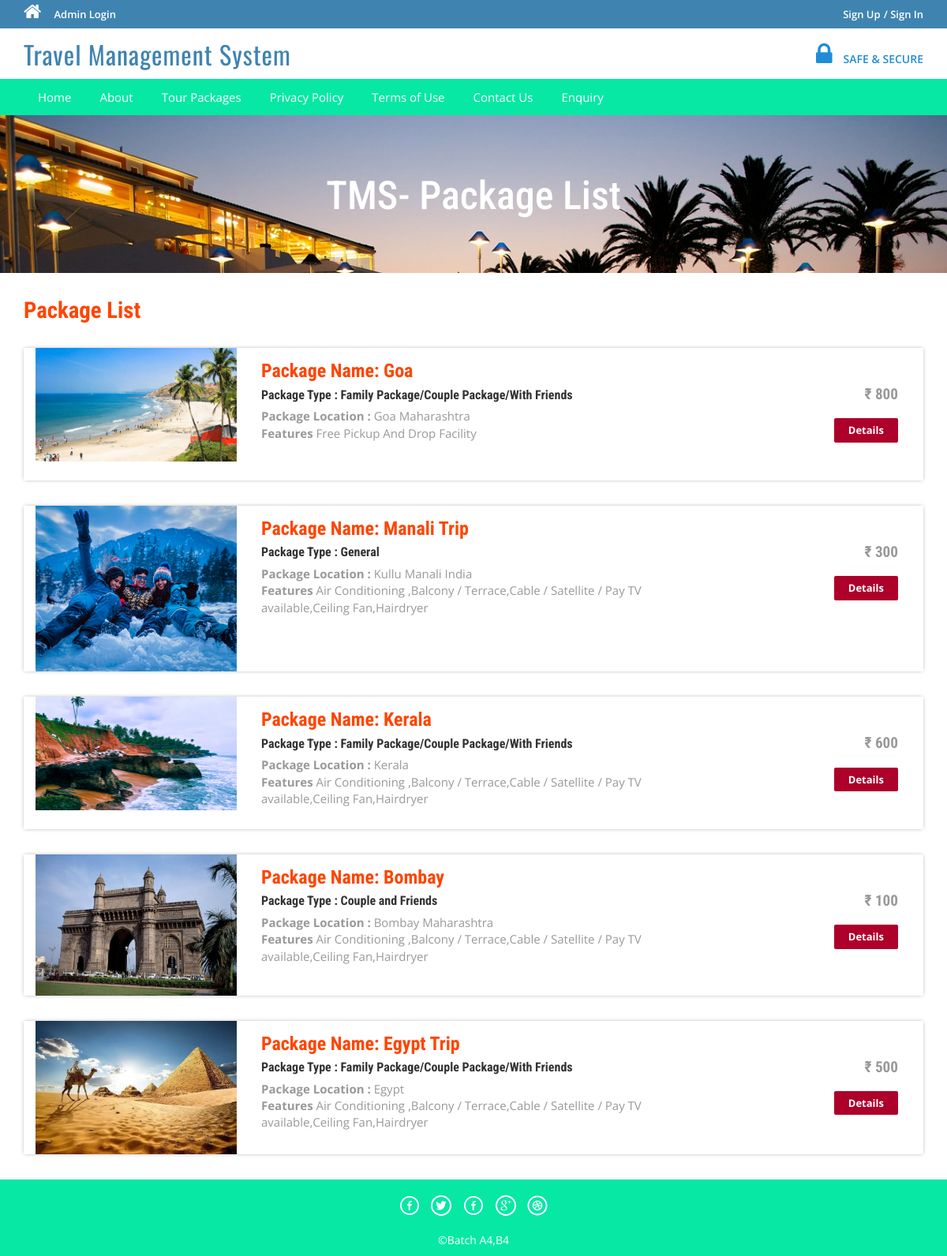
The app's page /package-list.php with its own data.
### tables this page shows
CREATE TABLE `tbltourpackages` (
  `PackageId` int(11) NOT NULL,
  `PackageName` varchar(200) NOT NULL,
  `PackageType` varchar(150) NOT NULL,
  `PackageLocation` varchar(100) NOT NULL,
  `PackagePrice` int(11) NOT NULL,
  `PackageFetures` varchar(255) NOT NULL,
  `PackageDetails` mediumtext NOT NULL,
  `PackageImage` varchar(100) NOT NULL,
  `Creationdate` timestamp NOT NULL DEFAULT current_timestamp(),
  `UpdationDate` timestamp NULL DEFAULT '0000-00-00 00:00:00' ON UPDATE current_timestamp()
);

### package-list.php (the view, shortened to what this page needs)
<?php
include('includes/config.php');
?>
<!DOCTYPE HTML>
<html>
<head>
<link href="css/bootstrap.css" rel='stylesheet' type='text/css' />
<link href="css/style.css" rel='stylesheet' type='text/css' />
<link href="css/font-awesome.css" rel="stylesheet">
<link href="css/animate.css" rel="stylesheet" type="text/css" media="all">
</head>
<body>
<?php include('includes/header.php');?>
<div class="banner-3">
	<div class="container">
		<h1 class="wow zoomIn animated animated" data-wow-delay=".5s" style="visibility: visible; animation-delay: 0.5s; animation-name: zoomIn;"> TMS- Package List</h1>
	</div>
</div>
<div class="rooms">
	<div class="container">
		<div class="room-bottom">
			<h3>Package List</h3>
<?php $sql = "SELECT * from tbltourpackages";
$query = $dbh->prepare($sql);
$query->execute();
$results=$query->fetchAll(PDO::FETCH_OBJ);
if($query->rowCount() > 0)
{
foreach($results as $result)
{	?>
			<div class="rom-btm">
				<div class="col-md-3 room-left wow fadeInLeft animated" data-wow-delay=".5s">
					<img src="admin/pacakgeimages/<?php echo htmlentities($result->PackageImage);?>" class="img-responsive" alt="">
				</div>
				<div class="col-md-6 room-midle wow fadeInUp animated" data-wow-delay=".5s">
					<h4>Package Name: <?php echo htmlentities($result->PackageName);?></h4>
					<h6>Package Type : <?php echo htmlentities($result->PackageType);?></h6>
					<p><b>Package Location :</b> <?php echo htmlentities($result->PackageLocation);?></p>
					<p><b>Features</b> <?php echo htmlentities($result->PackageFetures);?></p>
				</div>
				<div class="col-md-3 room-right wow fadeInRight animated" data-wow-delay=".5s">
					<h5>₹ <?php echo htmlentities($result->PackagePrice);?></h5>
					<a href="package-details.php?pkgid=<?php echo htmlentities($result->PackageId);?>" class="view">Details</a>
				</div>
				<div class="clearfix"></div>
			</div>
<?php }} ?>
		</div>
	</div>
</div>
<?php include('includes/footer.php');?>
</body>
</html>

### includes/header.php (shortened to what this page needs)
<?php if($_SESSION['login'])
{?>
<div class="top-header">
	<div class="container">
		<ul class="tp-hd-lft wow fadeInLeft animated" data-wow-delay=".5s">
			<li class="hm"><a href="index.html"><i class="fa fa-home"></i></a></li>
			<li class="prnt"><a href="profile.php">My Profile</a></li>
				<li class="prnt"><a href="change-password.php">Change Password</a></li>
			<li class="prnt"><a href="tour-history.php">My Tour History</a></li>
			<li class="prnt"><a href="issuetickets.php">Issue Tickets</a></li>
		</ul>
		<ul class="tp-hd-rgt wow fadeInRight animated" data-wow-delay=".5s">
			<li class="tol">Welcome :</li>
			<li class="sig"><?php echo htmlentities($_SESSION['login']);?></li>
			<li class="sigi"><a href="logout.php" >/ Logout</a></li>
        </ul>
		<div class="clearfix"></div>
	</div>
</div><?php } else {?>
<div class="top-header">
	<div class="container">
		<ul class="tp-hd-lft wow fadeInLeft animated" data-wow-delay=".5s">
			<li class="hm"><a href="index.php"><i class="fa fa-home"></i></a></li>
				<li class="hm"><a href="admin/index.php">Admin Login</a></li>
		</ul>
		<ul class="tp-hd-rgt wow fadeInRight animated" data-wow-delay=".5s">
			<li class="sig"><a href="#" data-toggle="modal" data-target="#myModal" >Sign Up</a></li>
			<li class="sigi"><a href="#" data-toggle="modal" data-target="#myModal4" >/ Sign In</a></li>
        </ul>
		<div class="clearfix"></div>
	</div>
</div>
<?php }?>
<div class="header">
	<div class="container">
		<div  class="logo wow fadeInDown animated" data-wow-delay=".5s">
			<a  href="index.php">Travel Management System</a>
		</div>
		<div class="lock fadeInDown animated" data-wow-delay=".5s">
			<li><i class="fa fa-lock"></i></li>
            <li><div class="securetxt">SAFE &amp; SECURE </div></li>
		</div>
		<div class="clearfix"></div>
	</div>
</div>
<div class="footer-btm wow fadeInLeft animated" data-wow-delay=".5s">
	<div class="container">
	<div class="navigation">
			<nav class="navbar navbar-default">
				<div class="collapse navbar-collapse nav-wil" id="bs-example-navbar-collapse-1" >
					<nav class="cl-effect-1">
						<ul class="nav navbar-nav">
							<li><a href="index.php">Home</a></li>
							<li><a href="page.php?type=aboutus">About</a></li>
								<li><a href="package-list.php">Tour Packages</a></li>
								<li><a href="page.php?type=privacy">Privacy Policy</a></li>
								<li><a href="page.php?type=terms">Terms of Use</a></li>
								<li><a href="page.php?type=contact">Contact Us</a></li>
								<?php if($_SESSION['login'])
{?>
								<li>Need Help?<a href="#" data-toggle="modal" data-target="#myModal3"> / Write Us </a>  </li>
								<?php } else { ?>
								<li><a href="enquiry.php"> Enquiry </a>  </li>
								<?php } ?>
								<div class="clearfix"></div>
						</ul>
					</nav>
				</div>
			</nav>
		</div>
	</div>
</div>

### includes/footer.php
<div class="copy-right">
	<div class="container">
		<div class="footer-social-icons wow fadeInDown animated animated" data-wow-delay=".5s" style="visibility: visible; animation-delay: 0.5s; animation-name: fadeInDown;">
			<ul>
				<li><a class="facebook" href="#"><span>Facebook</span></a></li>
				<li><a class="twitter" href="#"><span>Twitter</span></a></li>
				<li><a class="flickr" href="#"><span>Flickr</span></a></li>
				<li><a class="googleplus" href="http://localhost/tms/index.php"><span>Google+</span></a></li>
				<li><a class="dribbble" href="#"><span>Dribbble</span></a></li>
			</ul>
		</div>
		<p class="wow zoomIn animated animated" data-wow-delay=".5s" style="visibility: visible; animation-delay: 0.5s; animation-name: zoomIn;">©Batch A4,B4 </p>
	</div>
</div>

### css/style.css (style rules this page uses)
html, body { font-size: 100%; background: #fff; font-family: 'Open Sans', sans-serif; }
body a,.grid_1,plan_1,plan_1.one,plan_1.two,i.icon1, i.icon2, i.icon3, i.icon4, i.icon5, i.icon6 { transition:0.5s all; -webkit-transition:0.5s all; -moz-transition:0.5s all; -o-transition:0.5s all; -ms-transition:0.5s all; }
h1,h2,h3,h4,h5,h6 { margin:0; font-family: 'Roboto Condensed', sans-serif; }
p { margin:0; }
ul { margin:0; padding:0; }
.logo a { color: #3F84B1; letter-spacing: 1px; font-size: 2em; font-weight: 400; display: block; text-decoration: none; font-family: 'Oswald', sans-serif; }
i.fa.fa-home { font-size: 24px; }
.top-header { background-color: #3F84B1; border-bottom: 0 none; height: 36px; line-height: 35px; }
ul.tp-hd-lft { float: left; }
ul.tp-hd-lft li { display: inline-block; }
li.hm,li.prnt { margin-right: 12px; }
ul.tp-hd-lft a { font-size: 13px; font-weight: 600; color:#fff; }
ul.tp-hd-rgt { float:right; }
ul.tp-hd-rgt li { display: inline-block; font-size: 13px; font-weight: 600; color:#fff; }
ul.tp-hd-rgt a { font-size: 13px; font-weight: 600; color:#fff; }
.header { background-color: #fff; margin: 0; padding: 10px 0 8px; }
.logo a { display: block; }
.logo { float: left; margin-right: 60px; }
.lock { float: right; margin-top: 7px; }
.securetxt { color: #1f8dd6; line-height: 18px; margin-top: 0px; font-size: 14px; font-weight:600; }
.lock li { display: inline-block; }
i.fa.fa-lock { color:#1f8dd6; font-size: 2em; padding-right: 10px; }
.footer-btm li { display: inline-block; margin: 0 10px; font-size: 14px; color: #fff; }
.footer-btm li a { font-size: 15px; color: #fff; display: inline-block; padding: 5px 8px; }
.footer-btm { background:#06e8a4; padding: 0.5em 0; text-align:center; }
.copy-right p { color:#fff; font-size:14px; line-height: 1.8em; }
.copy-right { background:#06e8a4; text-align: center; padding: 0.5em 0; }
a.view { padding: 6px 18px; font-weight: 700; color: #fff; background-color: #ad002a; border: 0; font-size: 13px; border-radius: 2px; -webkit-transition: all .2s; -moz-transition: all .2s; transition: all .2s; margin-top: 20px; display: inline-block; }
.banner-3 { background: url(../images/6.jpg)no-repeat; background-size: cover; -webkit-background-size: cover; -o-background-size: cover; -ms-background-size: cover; -moz-background-size: cover; min-height:200px; }
.banner-3 h1 { font-size: 50px; margin-bottom: 40px; padding: 1.5em 0 0; text-align: center; color: #fff; }
.rom-btm { margin-top: 2em; box-shadow: 0px 0px 5px -1px rgba(0, 0, 0, 0.37); }
.room-bottom h3 { font-size: 1.8em; font-weight: 700; color: orangered; }
.room-bottom { padding: 2em 0; }
.rom-btm h4 { font-size: 1.5em; font-weight: 700; color: orangered; }
.rom-btm p { font-size: 15px; color: #999; }
.rom-btm h6 { font-size: 1em; font-weight: 700; margin: 0.5em 0; }
.room-right { text-align: right; padding: 3em 2em; }
.room-midle { padding: 1em; }
.rom-btm h5 { font-size: 1.2em; font-weight: 700; color: #999; }
.footer-social-icons ul li { display:inline-block; margin:0 0.2em; }
.footer-social-icons ul li a { width:30px; height:30px; background:url('../images/img-sprite.png') no-repeat 0px 0px; display:inline-block; position: relative; }
.footer-social-icons ul li a.facebook { background-position:0px 0px; }
.footer-social-icons ul li a.twitter { background-position:-30px 0px; }
.footer-social-icons ul li a.googleplus { background-position:-90px 0px; }
.footer-social-icons ul li a.dribbble { background-position:-120px 0px; }
.footer-social-icons { margin: 10px 0 10px; }
.navbar-default { background-color: #06e8a4 !important; border-color: #06e8a4 !important; }
.navbar { min-height: 0px !important; margin-bottom:0px !important; border-radius:0px !important; border: none !important; }
ul.nav.navbar-nav li a { font-size: 15px ; color: #fff; display: inline-block; padding: 5px 8px; }
.navbar-collapse { padding-right: 0px !important; padding-left: 0px !important; }

### records on screen
tbltourpackages: PackageImage (picture), PackageName "Goa", PackageType "Family Package/Couple Package/With Friends", PackageLocation "Goa Maharashtra", PackageFetures "Free Pickup And Drop Facility", PackagePrice "800"
tbltourpackages: PackageImage (picture), PackageName "Manali Trip", PackageType "General", PackageLocation "Kullu Manali India", PackageFetures "Air Conditioning ,Balcony / Terrace,Cable / Satellite / Pay TV available,Ceiling Fan,Hairdryer", PackagePrice "300"
tbltourpackages: PackageImage (picture), PackageName "Kerala", PackageType "Family Package/Couple Package/With Friends", PackageLocation "Kerala", PackageFetures "Air Conditioning ,Balcony / Terrace,Cable / Satellite / Pay TV available,Ceiling Fan,Hairdryer", PackagePrice "600"
tbltourpackages: PackageImage (picture), PackageName "Bombay", PackageType "Couple and Friends", PackageLocation "Bombay Maharashtra", PackageFetures "Air Conditioning ,Balcony / Terrace,Cable / Satellite / Pay TV available,Ceiling Fan,Hairdryer", PackagePrice "100"
tbltourpackages: PackageImage (picture), PackageName "Egypt Trip", PackageType "Family Package/Couple Package/With Friends", PackageLocation "Egypt", PackageFetures "Air Conditioning ,Balcony / Terrace,Cable / Satellite / Pay TV available,Ceiling Fan,Hairdryer", PackagePrice "500"
